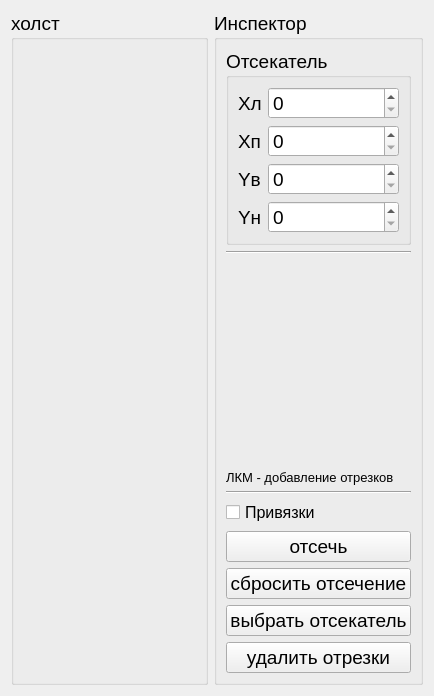
<?xml version="1.0" encoding="UTF-8"?>
<ui version="4.0">
 <class>cutterTab</class>
 <widget class="QWidget" name="cutterTab">
  <property name="geometry">
   <rect>
    <x>0</x>
    <y>0</y>
    <width>434</width>
    <height>696</height>
   </rect>
  </property>
  <property name="windowTitle">
   <string>Form</string>
  </property>
  <layout class="QHBoxLayout" name="horizontalLayout" stretch="1,0">
   <item>
    <widget class="QGroupBox" name="canvasGroup">
     <property name="font">
      <font>
       <pointsize>14</pointsize>
       <weight>50</weight>
       <bold>false</bold>
       <underline>false</underline>
       <kerning>true</kerning>
      </font>
     </property>
     <property name="title">
      <string>холст</string>
     </property>
     <property name="flat">
      <bool>false</bool>
     </property>
     <layout class="QGridLayout" name="gridLayout_5"/>
    </widget>
   </item>
   <item>
    <widget class="QGroupBox" name="tableGroup">
     <property name="font">
      <font>
       <pointsize>14</pointsize>
       <weight>50</weight>
       <bold>false</bold>
       <underline>false</underline>
       <kerning>true</kerning>
      </font>
     </property>
     <property name="title">
      <string>Инспектор</string>
     </property>
     <property name="flat">
      <bool>false</bool>
     </property>
     <layout class="QVBoxLayout" name="verticalLayout_5">
      <item>
       <widget class="QGroupBox" name="groupBox">
        <property name="title">
         <string>Отсекатель</string>
        </property>
        <layout class="QFormLayout" name="formLayout">
         <item row="0" column="0">
          <widget class="QLabel" name="label_5">
           <property name="text">
            <string>Хл</string>
           </property>
          </widget>
         </item>
         <item row="0" column="1">
          <widget class="QSpinBox" name="xLeftInput"/>
         </item>
         <item row="1" column="1">
          <widget class="QSpinBox" name="xRightInput"/>
         </item>
         <item row="2" column="1">
          <widget class="QSpinBox" name="yTopInput"/>
         </item>
         <item row="3" column="1">
          <widget class="QSpinBox" name="yBottomInput"/>
         </item>
         <item row="1" column="0">
          <widget class="QLabel" name="label_6">
           <property name="text">
            <string>Хп</string>
           </property>
          </widget>
         </item>
         <item row="2" column="0">
          <widget class="QLabel" name="label_7">
           <property name="text">
            <string>Yв</string>
           </property>
          </widget>
         </item>
         <item row="3" column="0">
          <widget class="QLabel" name="label_8">
           <property name="text">
            <string>Yн</string>
           </property>
          </widget>
         </item>
        </layout>
       </widget>
      </item>
      <item>
       <widget class="Line" name="line_2">
        <property name="orientation">
         <enum>Qt::Horizontal</enum>
        </property>
       </widget>
      </item>
      <item>
       <spacer name="verticalSpacer">
        <property name="orientation">
         <enum>Qt::Vertical</enum>
        </property>
        <property name="sizeHint" stdset="0">
         <size>
          <width>20</width>
          <height>1000</height>
         </size>
        </property>
       </spacer>
      </item>
      <item>
       <widget class="QLabel" name="label_4">
        <property name="font">
         <font>
          <pointsize>10</pointsize>
          <weight>50</weight>
          <bold>false</bold>
          <underline>false</underline>
          <kerning>true</kerning>
         </font>
        </property>
        <property name="text">
         <string>ЛКМ - добавление отрезков</string>
        </property>
        <property name="textFormat">
         <enum>Qt::PlainText</enum>
        </property>
       </widget>
      </item>
      <item>
       <widget class="Line" name="line">
        <property name="orientation">
         <enum>Qt::Horizontal</enum>
        </property>
       </widget>
      </item>
      <item>
       <widget class="QCheckBox" name="constraintCheckBox">
        <property name="font">
         <font>
          <pointsize>12</pointsize>
          <weight>50</weight>
          <bold>false</bold>
          <underline>false</underline>
          <kerning>true</kerning>
         </font>
        </property>
        <property name="text">
         <string>Привязки</string>
        </property>
       </widget>
      </item>
      <item>
       <widget class="QPushButton" name="cutButton">
        <property name="text">
         <string>отсечь</string>
        </property>
       </widget>
      </item>
      <item>
       <widget class="QPushButton" name="clearButton">
        <property name="text">
         <string>сбросить отсечение</string>
        </property>
       </widget>
      </item>
      <item>
       <widget class="QPushButton" name="selectCutter">
        <property name="text">
         <string>выбрать отсекатель</string>
        </property>
       </widget>
      </item>
      <item>
       <widget class="QPushButton" name="removeSegmentsButton">
        <property name="text">
         <string>удалить отрезки</string>
        </property>
       </widget>
      </item>
     </layout>
    </widget>
   </item>
  </layout>
 </widget>
 <resources/>
 <connections/>
</ui>
